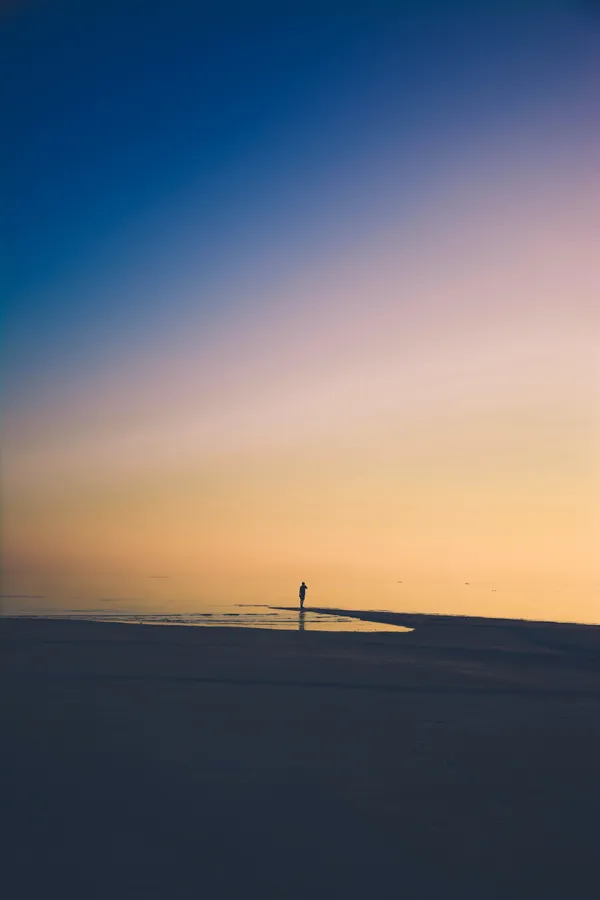
#> input picture image.jpg, 600 x 900 px
$ python 'Image _processing.py'
#> lines starting #> are read from the running program, lines starting #| are printed output that depends on the picture
from PIL import Image
import cv2
import matplotlib.pyplot as plt
import os
import numpy as np


#function to plot two images side by side
def plot_images(image_1, image_2,title_1, title_2):
    plt.subplot(1, 2, 1)
    plt.imshow(image_1)
    plt.title(title_1)
    plt.subplot(1, 2, 2)
    plt.imshow(image_2)
    plt.title(title_2)
    plt.show()

#function to plot the histogram of each of the three channels
def plot_3_channels(image,j):
    color = ('Red','Green','Blue')
    intensity_values=np.array([x for x in range(256)])

    for i,col in enumerate(color):
        plt.subplot(2,4,i+1+(j*4))
        histogram = cv2.calcHist([image],[i],None,[256],[0,256])
        if j==0:
            plt.title("Original "+col+" channel")
        else:
            plt.title("Adjusted "+col+" channel")
        plt.plot(intensity_values,histogram,color = col,label=col+" channel")

        plt.xlim([0,256])
        plt.legend()

    for i,col in enumerate(color):
        plt.subplot(2,4,(j+1)*4)
        histogram = cv2.calcHist([image],[i],None,[256],[0,256])

        plt.plot(intensity_values,histogram,color = col,label=col+" channel")

    plt.xlim([0,256])
    plt.legend()
    if j==0:
            plt.title("Original 3 channels")
    else:
            plt.title("Adjusted 3 channels")


image=cv2.imread('image.jpg')
#> image is the input picture: shape (900, 600, 3); mean B, G, R 114.4, 105, 102.5

image=cv2.cvtColor(image,cv2.COLOR_BGR2RGB)

alpha = 1.3
beta = -50
modified_image=cv2.convertScaleAbs(image,alpha=alpha,beta=beta)
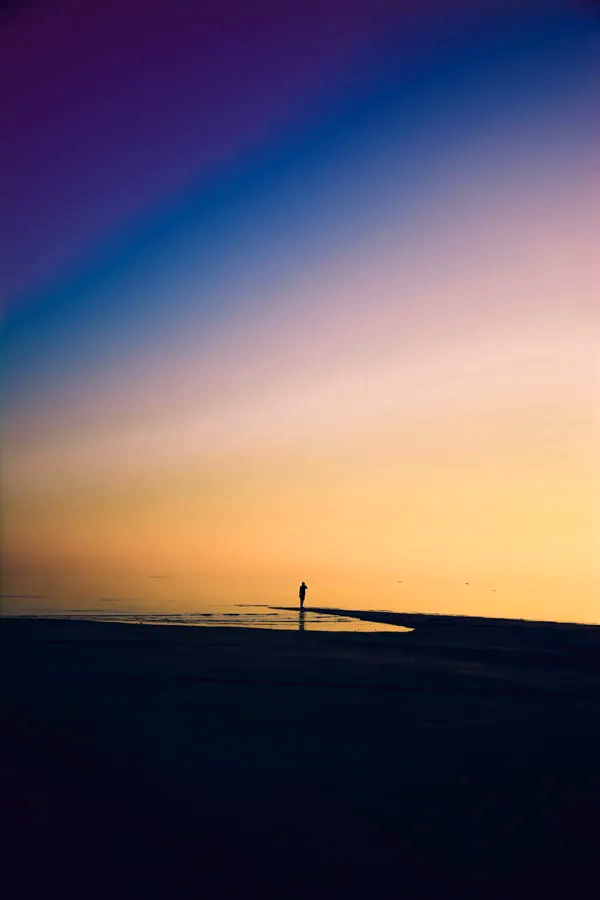
#> modified_image: shape (900, 600, 3); mean R, G, B 98, 86.4, 98.6

plt.figure(figsize=(10, 10))

plot_3_channels(image,0)

plot_3_channels(modified_image,1)

plt.show()
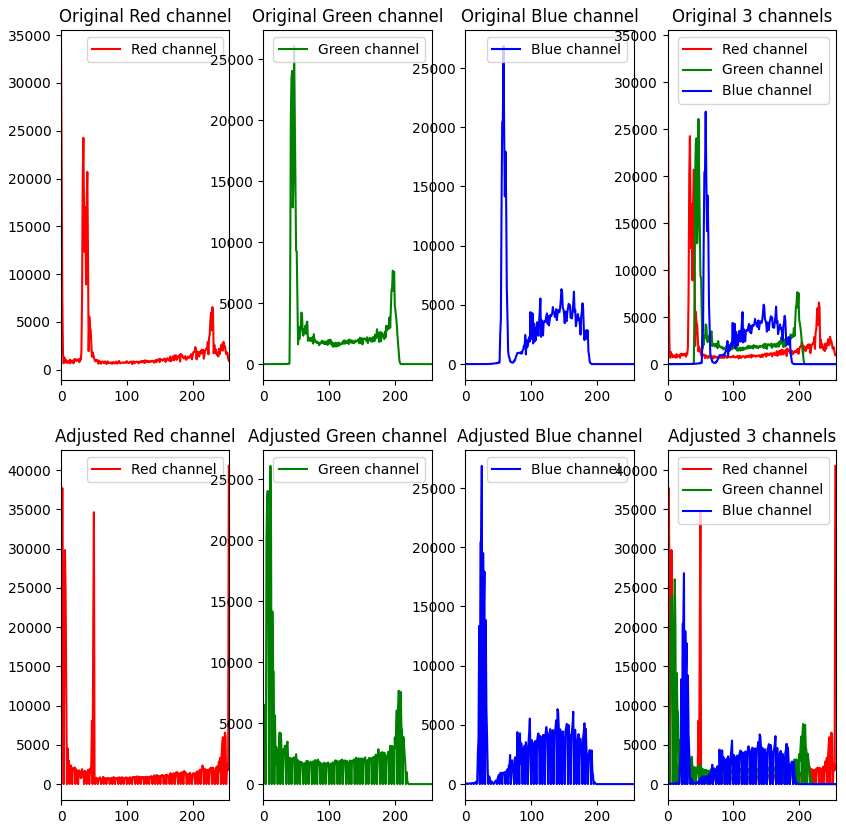
#> figure drawn by matplotlib, 8 panels; panel 1: curve peaks at x = 0, y = 33876; panel 2: curve peaks at x = 47, y = 26104; panel 3: curve peaks at x = 58, y = 26870; panel 4: curve peaks at x = 0, y = 33876

plt.figure(figsize=(10, 10))
plot_images(image,modified_image,'Original','Adjusted')
#> in plot_images, `plt.show()`:
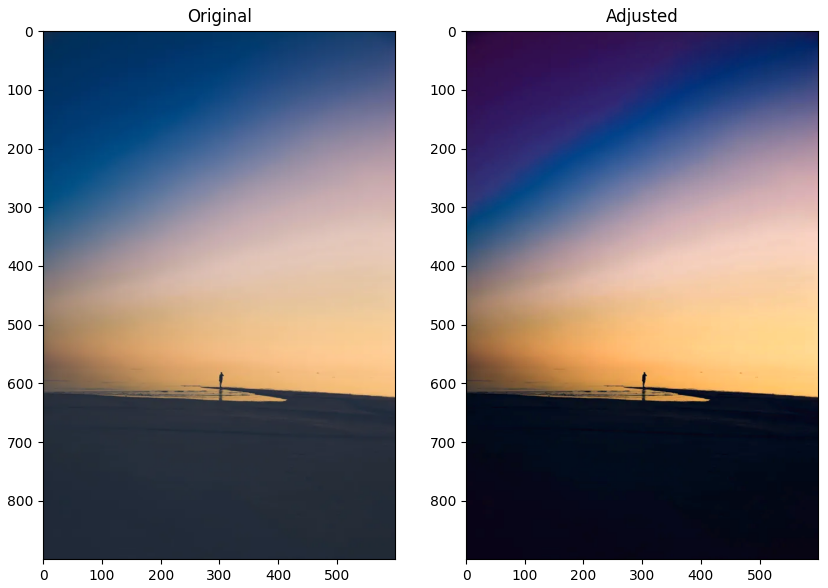
#> figure drawn by matplotlib, 2 panels
